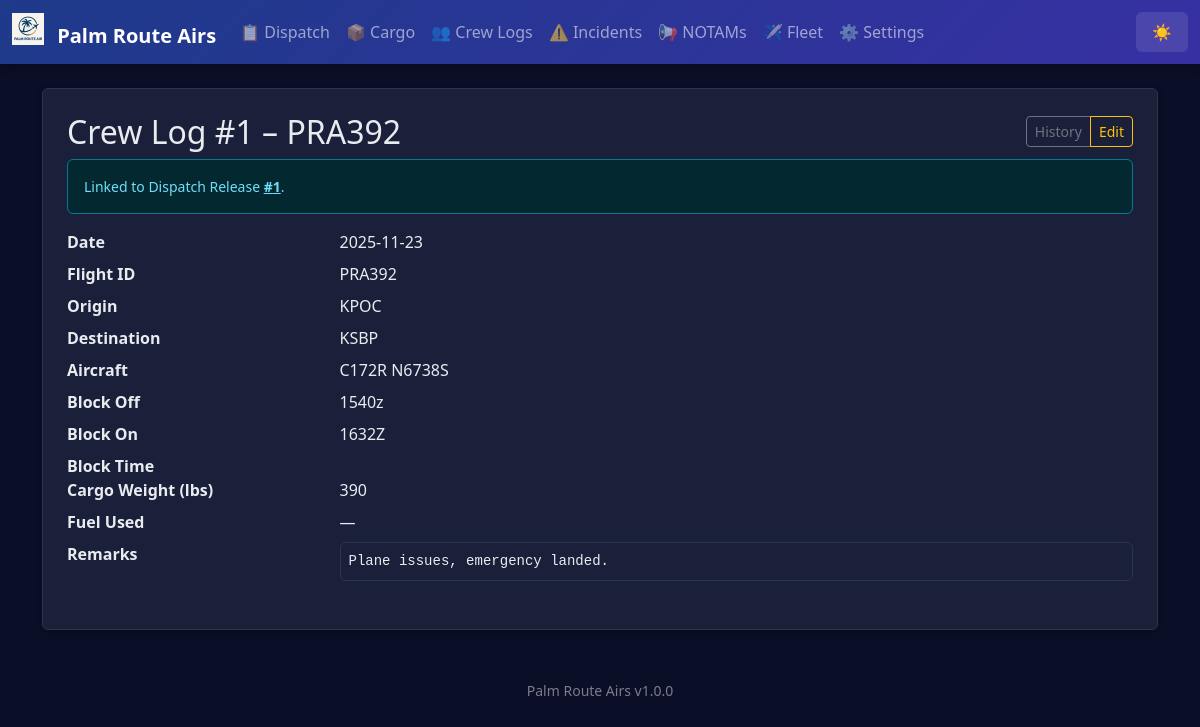
Before: /crew/1 with the older database file.
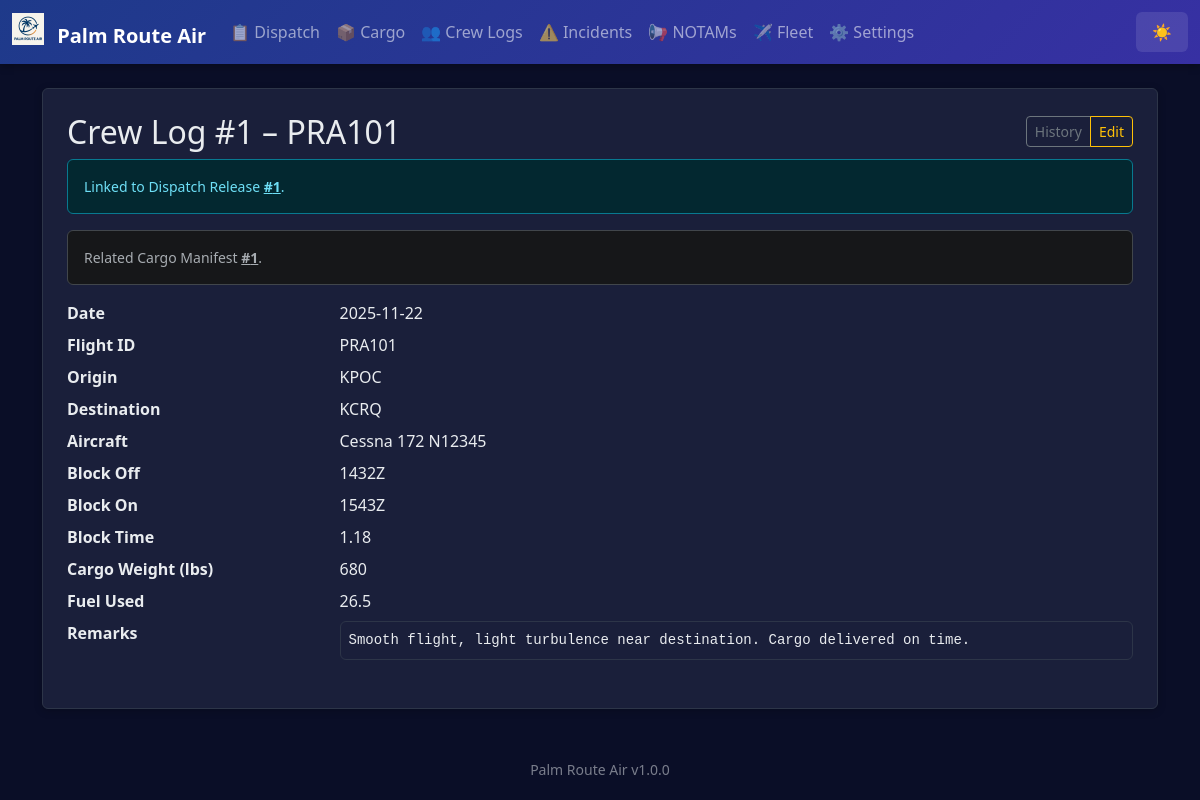
After: the same page with the newer database file.
### app.py (models this page shows)
class AppSettings(db.Model):
    id = db.Column(db.Integer, primary_key=True)
    company_name = db.Column(db.String(100), default='Palm Route Air')
    logo_filename = db.Column(db.String(120))  # stored in static/logos/
    difficulty = db.Column(db.String(20), default='Normal')  # Easy, Normal, Hard, Realistic
    realism_fuel_variance = db.Column(db.Float, default=0.05)  # ±5% revenue jitter
    realism_destination_penalty = db.Column(db.Float, default=0.25)  # 25% penalty for missed destination
    currency_symbol = db.Column(db.String(5), default='$')
    distance_unit = db.Column(db.String(10), default='NM')  # NM or KM
    weight_unit = db.Column(db.String(10), default='lbs')  # lbs or kg
    show_workflow_help = db.Column(db.Integer, default=1)  # 1 = show, 0 = hide

class CrewLog(db.Model):
    id = db.Column(db.Integer, primary_key=True)
    date = db.Column(db.String(20))
    flight_id = db.Column(db.String(20))
    origin = db.Column(db.String(10))
    destination = db.Column(db.String(10))
    aircraft = db.Column(db.String(50))
    block_off = db.Column(db.String(10))
    block_on = db.Column(db.String(10))
    block_time = db.Column(db.String(10))
    cargo_weight = db.Column(db.String(20))
    fuel_used = db.Column(db.String(20))  # actual fuel used (numeric)
    remarks = db.Column(db.Text)
    dispatch_release_id = db.Column(db.Integer, db.ForeignKey('dispatch_release.id'))
    cargo_manifest_id = db.Column(db.Integer, db.ForeignKey('cargo_manifest.id'))
    dispatch_release = db.relationship('DispatchRelease', lazy='joined')
    cargo_manifest = db.relationship('CargoManifest', lazy='joined')

### app.py (the view)
@app.route('/crew/<int:id>')
def crew_detail(id):
    c = CrewLog.query.get_or_404(id)
    dispatch_ref = DispatchRelease.query.get(c.dispatch_release_id) if c.dispatch_release_id else None
    cargo_ref = CargoManifest.query.get(c.cargo_manifest_id) if c.cargo_manifest_id else None
    return render_template('crew_detail.html', c=c, dispatch_ref=dispatch_ref, cargo_ref=cargo_ref)

### app.py (called while the page is built)
@app.context_processor
def inject_settings():
    try:
        settings = AppSettings.query.first()
        if not settings:
            settings = AppSettings(company_name='Palm Route Air')
    except:
        settings = None
    return dict(app_settings=settings, app_version=APP_VERSION)

### templates/crew_detail.html
{% extends 'base.html' %}
{% block content %}
<div class="p-4 bg-white rounded shadow-sm">
  <div class="d-flex justify-content-between align-items-center mb-2">
    <h2 class="mb-0">Crew Log #{{ c.id }} – {{ c.flight_id }}</h2>
    <div class="btn-group">
      <a href="{{ url_for('crew_history') }}" class="btn btn-outline-secondary btn-sm">History</a>
      <a href="{{ url_for('crew_edit', id=c.id) }}" class="btn btn-outline-warning btn-sm">Edit</a>
    </div>
  </div>
  {% if c.dispatch_release_id %}
    <div class="alert alert-info small mb-3">Linked to Dispatch Release <a href="{{ url_for('dispatch_detail', id=c.dispatch_release_id) }}" class="alert-link">#{{ c.dispatch_release_id }}</a>.</div>
  {% endif %}
  {% if c.cargo_manifest_id %}
    <div class="alert alert-secondary small mb-3">Related Cargo Manifest <a href="{{ url_for('cargo_detail', id=c.cargo_manifest_id) }}" class="alert-link">#{{ c.cargo_manifest_id }}</a>.</div>
  {% endif %}
  <dl class="row mb-0">
    <dt class="col-sm-3">Date</dt><dd class="col-sm-9">{{ c.date }}</dd>
    <dt class="col-sm-3">Flight ID</dt><dd class="col-sm-9">{{ c.flight_id }}</dd>
    <dt class="col-sm-3">Origin</dt><dd class="col-sm-9">{{ c.origin }}</dd>
    <dt class="col-sm-3">Destination</dt><dd class="col-sm-9">{{ c.destination }}</dd>
    <dt class="col-sm-3">Aircraft</dt><dd class="col-sm-9">{{ c.aircraft }}</dd>
    <dt class="col-sm-3">Block Off</dt><dd class="col-sm-9">{{ c.block_off }}</dd>
    <dt class="col-sm-3">Block On</dt><dd class="col-sm-9">{{ c.block_on }}</dd>
    <dt class="col-sm-3">Block Time</dt><dd class="col-sm-9">{{ c.block_time }}</dd>
    <dt class="col-sm-3">Cargo Weight (lbs)</dt><dd class="col-sm-9">{{ c.cargo_weight }}</dd>
    <dt class="col-sm-3">Fuel Used</dt><dd class="col-sm-9">{{ c.fuel_used or '—' }}</dd>
    <dt class="col-sm-3">Remarks</dt><dd class="col-sm-9"><pre class="small bg-light p-2 border rounded" style="white-space:pre-wrap">{{ c.remarks }}</pre></dd>
  </dl>
</div>
{% endblock %}

### templates/base.html (shortened to what this page needs)
<!doctype html>
<html lang="en" data-bs-theme="dark">
  <head>
    <link href="https://cdn.jsdelivr.net/npm/bootstrap@5.3.3/dist/css/bootstrap.min.css" rel="stylesheet">
  </head>
  <body>
    <nav class="navbar navbar-expand-lg navbar-dark mb-4">
      <div class="container-fluid">
        <a class="navbar-brand fw-bold" href="{{ url_for('index') }}">
          {% if app_settings and app_settings.logo_filename %}
            <img src="{{ url_for('static', filename='logos/' + app_settings.logo_filename) }}" height="32" class="me-2" style="vertical-align: -0.125em;" alt="Logo">
          {% endif %}
          {{ app_settings.company_name if app_settings else 'Palm Route Air' }}
        </a>
        <div class="collapse navbar-collapse" id="navbarNav">
          <ul class="navbar-nav me-auto">
            <li class="nav-item"><a class="nav-link" href="{{ url_for('dispatch_history') }}">📋 Dispatch</a></li>
            <li class="nav-item"><a class="nav-link" href="{{ url_for('cargo_history') }}">📦 Cargo</a></li>
            <li class="nav-item"><a class="nav-link" href="{{ url_for('crew_history') }}">👥 Crew Logs</a></li>
            <li class="nav-item"><a class="nav-link" href="{{ url_for('incident_history') }}">⚠️ Incidents</a></li>
            <li class="nav-item"><a class="nav-link" href="{{ url_for('notams_history') }}">📢 NOTAMs</a></li>
            <li class="nav-item"><a class="nav-link" href="{{ url_for('fleet_history') }}">✈️ Fleet</a></li>
            <li class="nav-item"><a class="nav-link" href="{{ url_for('settings') }}">⚙️ Settings</a></li>
          </ul>
          <button class="theme-toggle text-white" onclick="toggleTheme()" title="Toggle theme">
            <span id="theme-icon">🌙</span>
          </button>
        </div>
      </div>
    </nav>
    <main class="container mb-5">
      {% block content %}{% endblock %}
    </main>
    <footer class="container text-center pb-3">
      <small class="text-muted">{{ app_settings.company_name if app_settings else 'Palm Route Air' }} {{ app_version }}</small>
    </footer>
  </body>
</html>

Changed rows visible on the page:
changed AppSettings: company_name "Palm Route Airs" → "Palm Route Air"
changed CrewLog "KPOC": flight_id "PRA392" → "PRA101"; cargo_manifest_id (not shown) → "1"; date "2025-11-23" → "2025-11-22"; destination "KSBP" → "KCRQ"; aircraft "C172R N6738S" → "Cessna 172 N12345"; block_off "1540z" → "1432Z"; block_on "1632Z" → "1543Z"; block_time (not shown) → "1.18"; cargo_weight "390" → "680"; fuel_used "—" → "26.5"; remarks "Plane issues, emergency landed." → "Smooth flight, light turbulence near destination. Cargo delivered on time."
Other visible differences:
text now shown: "Related Cargo Manifest # ."
